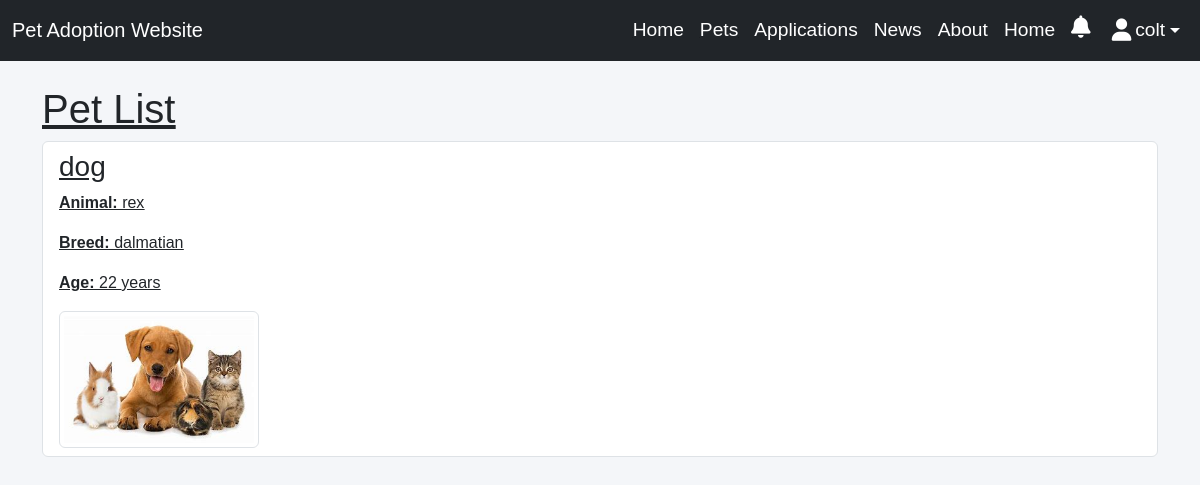
/pets/ (signed in), run on the app's committed database.
### accounts/models.py (models this page shows, shortened)
class CustomUser(AbstractUser):
    age = models.IntegerField(null=True, blank=True)
    gender = models.CharField(max_length=10,  choices=[
            ('Male', 'Male'),
            ('Female', 'Female'),
            ('Other', 'Other'),
        ],)
    phone_number = models.CharField(max_length=15)
    image = models.ImageField(upload_to='profile_images/', blank=True, null=True, default='profile_images/default_profile.jpg')

### app/models.py (models this page shows, shortened)
class Pet(models.Model):
    name = models.CharField(max_length=100)
    animal = models.CharField(max_length=50)
    breed = models.CharField(max_length=50)
    age = models.IntegerField()
    description = models.TextField()
    post_image = models.ImageField(upload_to='pets/')
    owner = models.ForeignKey(settings.AUTH_USER_MODEL, null=True, blank=True, on_delete=models.SET_NULL)
    is_adopted = models.BooleanField(default=False)
    def get_absolute_url(self):
        return reverse('pet_detail', kwargs={'pk': self.pk})

### app/views.py (the view)
# urls.py: path('pets/', PetListView.as_view(), name='pet_list'),
class PetListView(LoginRequiredMixin, ListView):
    model = Pet
    template_name = 'pet/pet_list.html'
    context_object_name = 'pets'

### app/context_processors.py (called while the page is built)
def notification_count(request):
    if request.user.is_authenticated:
        unread_count = Notification.objects.filter(user=request.user, is_read=False).count()
    else:
        unread_count = 0
    return {'unread_notifications_count': unread_count}

### app/templates/pet/pet_list.html (shortened to what this page needs)
{% extends 'app/base.html' %}
{% block content %}
<h1>Pet List</h1>
<ul class="list-group">
    {% for pet in pets %}
    <li class="list-group-item">
        <h3><a href="{{ pet.get_absolute_url }}">{{ pet.name }}</a></h3>
        <p><strong>Animal:</strong> {{ pet.animal }}</p>
        <p><strong>Breed:</strong> {{ pet.breed }}</p>
        <p><strong>Age:</strong> {{ pet.age }} years</p>
        {% if pet.post_image %}
            <img src="{{ pet.post_image.url }}" alt="{{ pet.name }}" class="img-thumbnail" style="max-width: 200px;">
        {% endif %}
    </li>
    {% empty %}
    <p>No pets available.</p>
    {% endfor %}
</ul>
{% endblock content %}

### app/templates/app/base.html (shortened to what this page needs)
<!DOCTYPE html>
{% load static %}
<html lang="en">
<head>
    <link rel="stylesheet" href="https://cdn.jsdelivr.net/npm/bootstrap@5.3.0/dist/css/bootstrap.min.css">
    <link rel="stylesheet" href="https://cdnjs.cloudflare.com/ajax/libs/font-awesome/6.4.2/css/all.min.css">
    <link rel="stylesheet" href="{% static 'css/base.css' %}">
</head>
<body>
    <nav class="navbar navbar-expand-lg navbar-dark bg-dark mb-4">
        <div class="container-fluid">
            <a class="navbar-brand" href="{% url 'pet_list' %}">Pet Adoption Website</a>
            <div class="collapse navbar-collapse" id="navbarNav">
                <ul class="navbar-nav ms-auto">
                     <li class="nav-item">
                        <a class="nav-link" href="{% url 'home' %}">Home</a>
                    </li>
                    <li class="nav-item">
                        <a class="nav-link" href="{% url 'pet_list' %}">Pets</a>
                    </li>
                    <li class="nav-item">
                        <a class="nav-link" href="{% url 'adoption_application_list' %}">Applications</a>
                    </li>
                    <li class="nav-item">
                        <a class="nav-link" href="{% url 'post_list' %}">News</a>
                    </li>
                    <li class="nav-item">
                        <a class="nav-link" href="{% url 'about' %}">About</a>
                    </li>
                    <li class="nav-item">
                        <a class="nav-link" href="{% url 'contact' %}">Home</a>
                    </li>
                    <li class="nav-item">
                        <a class="nav-link position-relative" href="{% url 'notification_list' %}">
                            <i class="fas fa-bell"></i>
                        </a>
                    </li>
                    {% if user.is_authenticated %}
                        <li class="nav-item dropdown">
                            <a class="nav-link dropdown-toggle d-flex align-items-center" href="#" id="userDropdown" role="button" data-bs-toggle="dropdown" aria-expanded="false">
                                {% if user.profile.image %}
                                    <img src="{{ user.profile.image.url }}" alt="Profile" class="rounded-circle me-1" width="30" height="30">
                                {% else %}
                                    <i class="fas fa-user me-1"></i>
                                {% endif %}
                                {{ user.username }}
                            </a>
                        </li>
                    {% endif %}
                </ul>
            </div>
        </div>
    </nav>
    <div class="container">
        {% block content %}
        {% endblock %}
    </div>
</body>
</html>

### static/css/base.css (style rules this page uses)
body { font-family: 'Arial', sans-serif; background-color: #f4f6f9; margin: 0; padding: 0; }
a { text-decoration: none; color: inherit; }
.nav-link { color: white !important; font-size: 1.2rem; display: flex; align-items: center; position: relative; padding-right: 20px; }
.nav-link i { font-size: 1.4rem; margin-right: 5px; }

### data on the page
CustomUser: username "colt"
Pet: name "dog", animal "rex", breed "dalmatian", age "22", post_image (picture)
